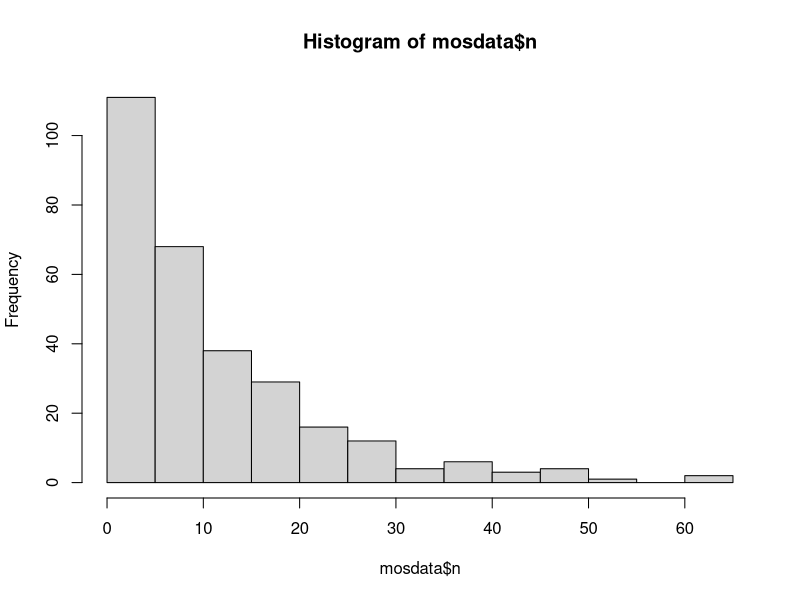

R code for this plot: (Note: this script raises an error after producing the figure.)
#

# What type of trial is it? superiority trial (trial=1); non-inferiority trial (trial=2)
#Or extend =3 & =4 to say whether washed & unwashed nets should be combined
#prior to testing the null hypothesis

# 1. Superiority between two trial arms
# 2. Superiority between two ITNs (combining data from washed & unwashed ITNs of two types i.e. involving 4 trial arms)
# 3. Non-inferiority between two trial arms
# 4. Non-inferiority between two ITNs (combining data from washed & unwashed ITNs of two types i.e. involving 4 trial arms)

trial <- 1

#There may be multiple nets in the trial. For superiority or non-inferiority, we need
#to specify which two arms are of interest (a.o.i)

#Trial may contain multiple products. We'll need to specify which arms are
# involved in the hypothesis testing
aoi1 <- c(4,6) # We'll test whether the latter arm is superior to the former
# In order, these should be ITN1 (unwashed), ITN1 (washed), ITN2 (unwashed), 
#ITN2 (washed). We'll test whether ITN2 is superior to ITN1
aoi2 <- c(4,5,6,7)
aoi3 <- c(4,6) # We'll test whether the latter arm is non-inferior to the former
# In order, these should be ITN1 (unwashed), ITN1 (washed), ITN2 (unwashed), 
#ITN2 (washed). We'll test whether ITN2 is non-inferior to ITN1
aoi4 <- c(4,5,6,7)

#May need a non-inferiority margin
NIM <- 0.7

#How many trial arms in total? 
tt <- 7
## How many nights should an ITN stay in a hut before the nets are rotated?
nn <- 6

#assumed mortality in each trial arm (including control)
mort <- rep(0,tt) #empty list, same length as the number of trial arms
#Fill in your own values!
mort <- c(0.04, 0.25, 0.15, 0.35, 0.25, 0.35, 0.25)

#Do we require that the number of trial arms equal the number of huts/sleepers?
n_volunteer <- tt
n_hut <- tt

#Length of trial. 
#Could either describe in terms of number of complete rotations of the LSD, 
rotations <- 1

#How many mosquitoes per night per hut?
meanMos <- 11
dispMos <- 1
#Should this be constant (det=1), or be sampled from a negative binomial distn (det=0)
# with the given mean (meanMos)
det <- 0


#Make a vector of trial arms
aux <- c('C',paste0('E',seq(1,tt-1)))
aux2 <- aux
for(k in 1:(tt-1)){
 aux2 <- rbind(aux2,c(aux[(tt-k+1):tt],aux[1:(tt-k)]))
}
aux2

mosdata <-
  expand.grid(
    hut = factor(1:ncol(aux2)),
    week = factor(1:nrow(aux2)),
    night = factor(1:nn)
)
mosdata <- mosdata[order(mosdata$hut, mosdata$week, mosdata$night),]

mosdata$net <- NA
count <- 1
for(i in 1:tt){
  for(j in 1:tt){
   mosdata$net[((nn*(count-1))+1):(nn*count)]  <- rep(aux2[i,j],nn)
   count <- count + 1
  }
}
table(mosdata$net, useNA = 'a')
mosdata$sleeper <- NA
#mosdata[mosdata$hut==1,]$sleeper <- rep(seq(1,tt),nn)

#mosdata[order(mosdata$week, mosdata$night),]

#mosdata2 <- mosdata[mosdata$hut==2,]
#mosdata2[order(mosdata2$week, mosdata2$night),]

aux3 <- sample(1:7)
# for(i in 1:(tt-1)){
#   aux3 <- rbind(aux3, sample(1:7))
# }

for(j in 1:tt){
  mosdata[mosdata$hut==j,]$sleeper <- rep(c(aux3[seq_len(j-1)], aux3[j : tt]  ) ,nn)  
  #print(c( j : tt , seq_len(j-1)  ) ,nn)
  print(c( aux3[j : tt] , aux3[seq_len(j-1)]  ))
  print('/n')
}
table(mosdata$sleeper)

for(i in 1:tt){
  print(paste0('Treatment is: ',aux[i]))
  mosdata2 <- mosdata[mosdata$net==aux[i],]
  print(table(mosdata2$hut))
  print(table(mosdata2$sleeper))
  print(table(mosdata2$week))
}

#Now make a unique identifier for each data point
mosdata$observation <- factor(formatC(1:nrow(mosdata), flag="0", width=3))
mosdata$sleeper <- factor(mosdata$sleeper)
mosdata$net <- factor(mosdata$net)

#Are we ready to simulate?

mosdata$n <- NA
if(det==1){
  mosdata$n <- meanMos
}else{
  l <- dim(mosdata)[1]
  mosdata$n <- rnbinom(l, mu = meanMos, size = dispMos)
}
hist(mosdata$n)

#OR1 <- (0.3/(1-0.3))/(0.05/(1-0.05))
#OR2 <- (0.4/(1-0.4))/(0.05/(1-0.05))
or_vec <- (mort[1:tt] / (1-mort[1:tt])) / (mort[1] / (1-mort[1]))
names(or_vec) <- aux

dfvv <- data.frame(or_vec)

mosdata <- 
  sim.glmm(design.data = mosdata,
           fixed.eff = list(
             intercept = qlogis(mort[1]),
             net = log(or_vec)),  #log(c(C = 1, E1 = OR1, E2 = OR2, E3 = OR2,
                    #     E4 = OR2, E5 = OR2, E6 = OR2))),
           rand.V = c(hut = 0.3, sleeper = 0.3, observation = 0.8),
           distribution = "binomial")
#Test that this works..




